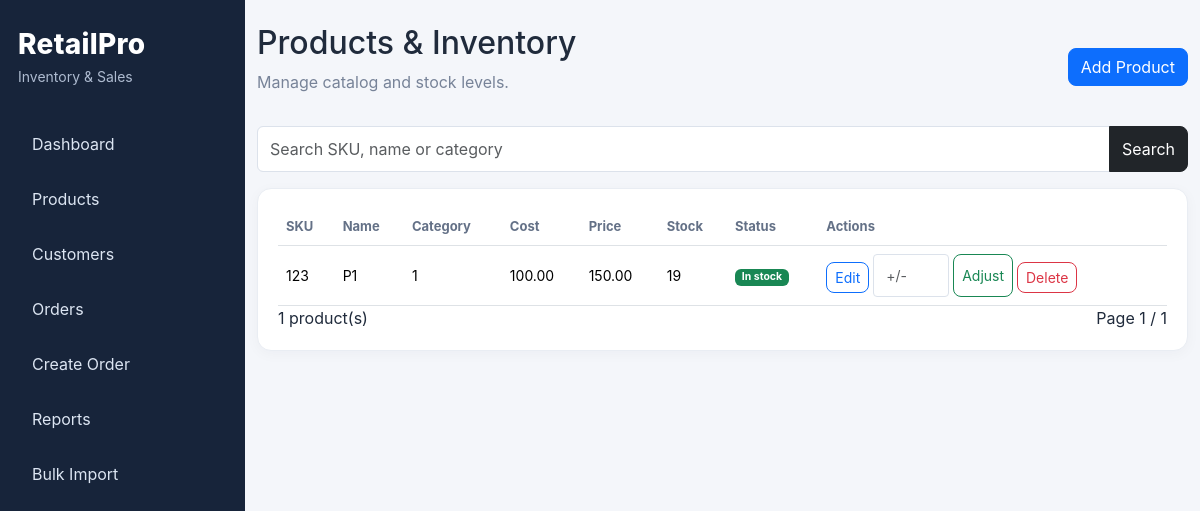
Page /products on the committed database.
### tables this page shows
CREATE TABLE products (
        product_id INTEGER PRIMARY KEY AUTOINCREMENT,
        sku TEXT NOT NULL UNIQUE,
        name TEXT NOT NULL,
        category TEXT NOT NULL,
        cost_price TEXT NOT NULL CHECK(CAST(cost_price AS REAL) >= 0),
        unit_price TEXT NOT NULL CHECK(CAST(unit_price AS REAL) >= 0),
        stock_quantity INTEGER NOT NULL DEFAULT 0 CHECK(stock_quantity >= 0),
        reorder_threshold INTEGER NOT NULL DEFAULT 5 CHECK(reorder_threshold >= 0),
        description TEXT,
        created_at TEXT NOT NULL DEFAULT CURRENT_TIMESTAMP,
        updated_at TEXT NOT NULL DEFAULT CURRENT_TIMESTAMP
    );

### app.py (the view)
    @app.route("/products")
    def products():
        result=inv.list_products(request.args.get("search",""),request.args.get("page",1,type=int))
        return render_template("products.html",**result,search=request.args.get("search",""))

### database.py (called while the page is built)
@contextmanager
def get_db_connection():
    conn = sqlite3.connect(str(Config.DATABASE_PATH), timeout=30)
    conn.row_factory = sqlite3.Row
    conn.execute("PRAGMA foreign_keys = ON")
    conn.execute("PRAGMA busy_timeout = 30000")
    try:
        yield conn
        conn.commit()
    except Exception:
        conn.rollback()
        raise
    finally:
        conn.close()

### models.py (called while the page is built)
    @property
    def is_out_of_stock(self):
        return self.stock_quantity == 0

    @property
    def needs_restock(self):
        return self.stock_quantity <= self.reorder_threshold

### services.py (called while the page is built)
def row_product(row):
    from models import Product
    return Product(
        product_id=row["product_id"], sku=row["sku"], name=row["name"],
        category=row["category"], cost_price=Decimal(row["cost_price"]),
        unit_price=Decimal(row["unit_price"]), stock_quantity=row["stock_quantity"],
        reorder_threshold=row["reorder_threshold"], description=row["description"]
    )

### templates/products.html (shortened to what this page needs)
{% extends "base.html" %}{% block title %}Products{% endblock %}{% block content %}
<div class="d-flex justify-content-between mb-3"><div><h2>Products & Inventory</h2><p class="muted">Manage catalog and stock levels.</p></div><a class="btn btn-primary align-self-center" href="{{ url_for('product_add') }}">Add Product</a></div>
<form class="input-group mb-3"><input class="form-control" name="search" value="{{ search }}" placeholder="Search SKU, name or category"><button class="btn btn-dark">Search</button></form>
<div class="panel table-responsive"><table class="table align-middle"><thead><tr><th>SKU</th><th>Name</th><th>Category</th><th>Cost</th><th>Price</th><th>Stock</th><th>Status</th><th>Actions</th></tr></thead><tbody>
{% for p in products %}<tr><td>{{ p.sku }}</td><td>{{ p.name }}</td><td>{{ p.category }}</td><td>{{ p.cost_price }}</td><td>{{ p.unit_price }}</td><td>{{ p.stock_quantity }}</td><td>{% if p.is_out_of_stock %}<span class="badge bg-danger">Out</span>{% elif p.needs_restock %}<span class="badge bg-warning text-dark">Low</span>{% else %}<span class="badge bg-success">In stock</span>{% endif %}</td><td class="actions">
<a class="btn btn-sm btn-outline-primary" href="{{ url_for('product_edit',pid=p.product_id) }}">Edit</a>
<form method="post" action="{{ url_for('product_stock',pid=p.product_id) }}" class="d-inline-flex gap-1"><input name="quantity" type="number" class="form-control form-control-sm stock-input" placeholder="+/-" required><input name="notes" type="hidden" value="Dashboard adjustment"><button class="btn btn-sm btn-outline-success">Adjust</button></form>
<form method="post" action="{{ url_for('product_delete',pid=p.product_id) }}" class="d-inline" onsubmit="return confirm('Delete product?')"><button class="btn btn-sm btn-outline-danger">Delete</button></form></td></tr>
{% else %}<tr><td colspan="8" class="text-center">No products found.</td></tr>{% endfor %}</tbody></table>
<div class="d-flex justify-content-between"><span>{{ total }} product(s)</span><div> <span>Page {{ page }} / {{ total_pages }}</span> </div></div></div>{% endblock %}

### static/style.css (style rules this page uses)
:root { --navy:#17243a;--bg:#f4f6fa;--ink:#202b3c }
body { background:var(--bg);color:var(--ink);font-family:Inter,Arial,sans-serif }
.muted { color:#778398 }
.stat,.panel { background:#fff;border:1px solid #e9edf3;border-radius:14px;padding:20px;box-shadow:0 3px 14px rgba(25,40,65,.035) }
.table { margin-bottom:0 }
.table th { font-size:13px;color:#647187;white-space:nowrap }
.table td { font-size:14px;vertical-align:middle }
.form-control,.form-select { border-color:#dce2eb;padding:10px 12px }
.btn { border-radius:8px }
.stock-input { width:76px }
.actions { white-space:nowrap }

### rows in the picture
products: sku "123", name "P1", category "1", cost_price "100.00", unit_price "150.00", stock_quantity "19"

### other values in the picture
{{ total }} "1"
{{ page }} "1"
{{ total_pages }} "1"
